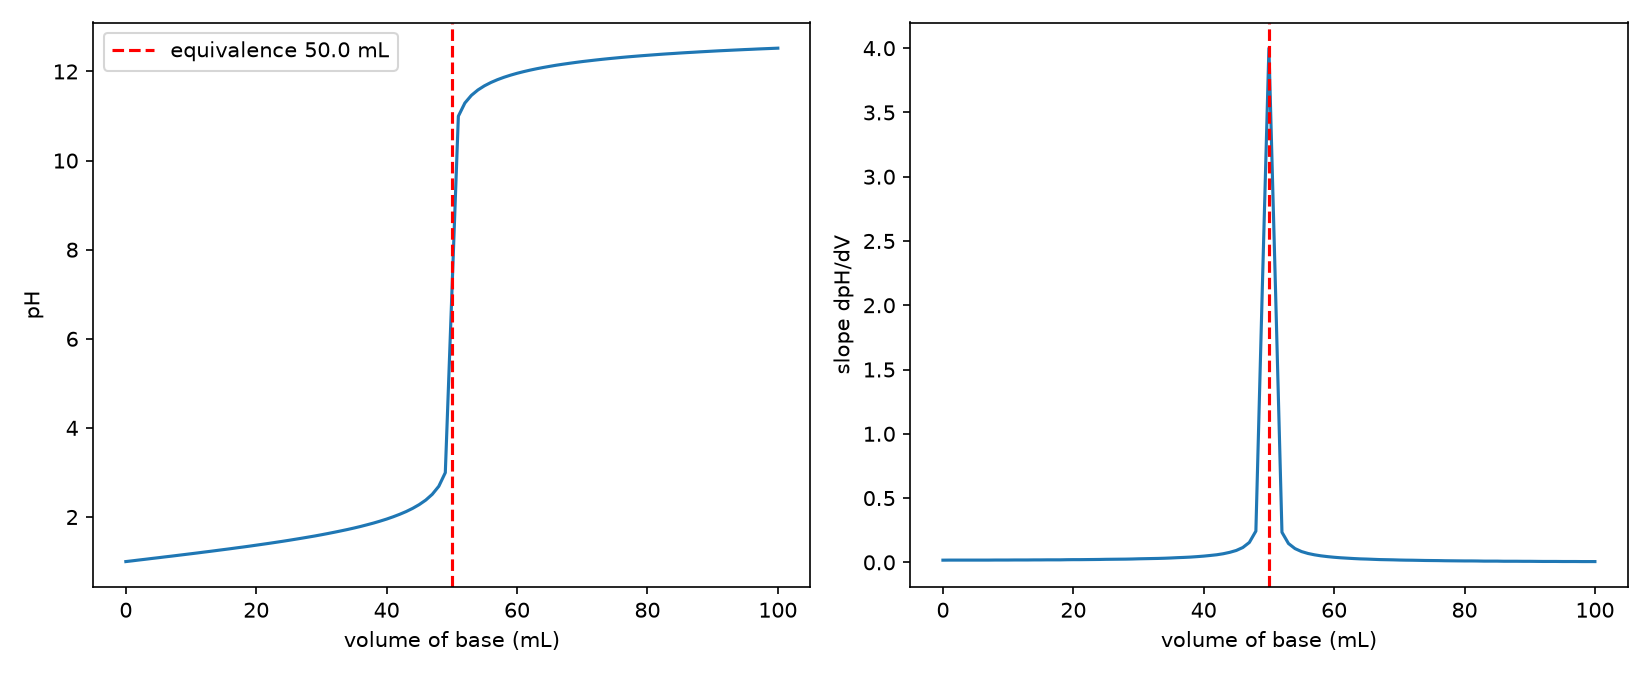

Source code (Python):
"""
PW2 Lab B Part 5 (bonus) -- titration equivalence point.
Run:  python titration.py
"""
import numpy as np
import matplotlib.pyplot as plt

data = np.loadtxt("titration.csv", delimiter=",", skiprows=1)
V = data[:, 0]
pH = data[:, 1]

slope = np.gradient(pH, V)
i = np.argmax(slope)
V_eq = V[i]
print("Equivalence point (mL):", V_eq)

fig, axes = plt.subplots(1, 2, figsize=(11, 4.5))

axes[0].plot(V, pH)
axes[0].axvline(V_eq, color="r", linestyle="--", label=f"equivalence {V_eq:.1f} mL")
axes[0].set_xlabel("volume of base (mL)")
axes[0].set_ylabel("pH")
axes[0].legend()

axes[1].plot(V, slope)
axes[1].axvline(V_eq, color="r", linestyle="--")
axes[1].set_xlabel("volume of base (mL)")
axes[1].set_ylabel("slope dpH/dV")

fig.tight_layout()
fig.savefig("titration.png", dpi=150)
